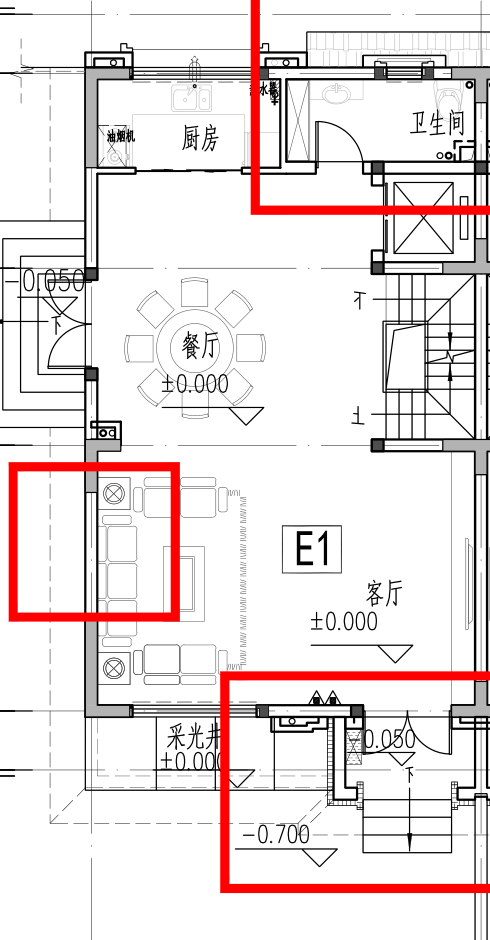
#> input picture drawings/输入01_别墅一层平面图.png, 490 x 940 px, found by its file name
$ python analyze1.py
#> lines starting #> are read from the running program, lines starting #| are printed output that depends on the picture; long printed decimals are rounded
# -*- coding: utf-8 -*-
import numpy as np
from PIL import Image

def load(p):
    im = Image.open(p).convert('L')
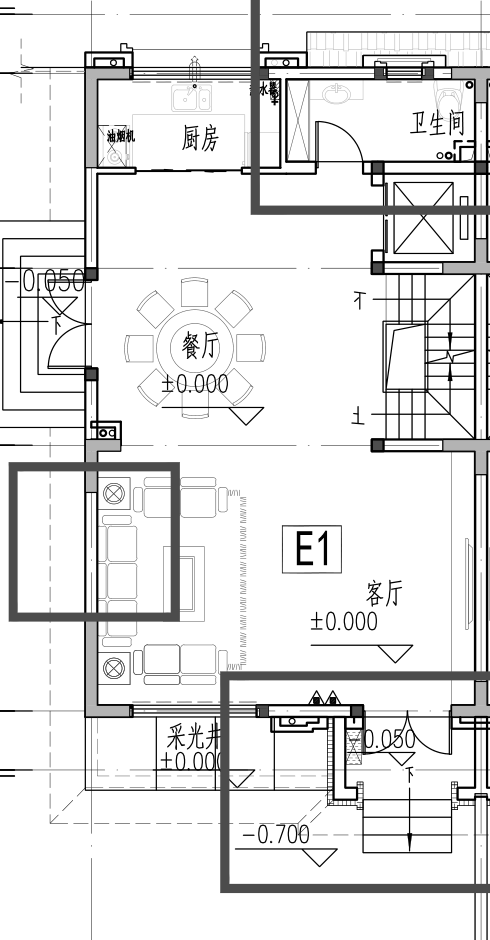
#> im: PIL image 490x940 L; min 0, max 255, mean 229.3
#| shape (940, 490)
    return np.array(im)

def dark_cols(a, y0, y1, thresh=120, min_frac=0.6):
    """columns that are dark for >=min_frac of rows in band"""
    band = a[y0:y1, :]
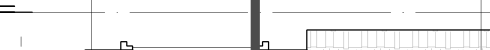
#> band: shape (50, 490); min 0, max 255, mean 242.9
    frac = (band < thresh).mean(axis=0)
    idx = np.where(frac >= min_frac)[0]
#> idx = [251, 252, 253, 254, 255, 256, 257, 258, 259]
    # group
    groups = []
    if len(idx):
        s = idx[0]; p = idx[0]
#> after `s = idx[0]`: s = 251
#> after `p = idx[0]`: p = 251
        for x in idx[1:]:
            if x - p > 2:
                groups.append((s, p, frac[s:p+1].max()))
                s = x
            p = x
        groups.append((s, p, frac[s:p+1].max()))
    return groups

def dark_rows(a, x0, x1, thresh=120, min_frac=0.6):
    band = a[:, x0:x1]
    frac = (band < thresh).mean(axis=1)
    idx = np.where(frac >= min_frac)[0]
    groups = []
    if len(idx):
        s = idx[0]; p = idx[0]
        for y in idx[1:]:
            if y - p > 2:
                groups.append((s, p, frac[s:p+1].max()))
                s = y
            p = y
        groups.append((s, p, frac[s:p+1].max()))
    return groups

p1 = r'D:\图片\留存记录\文章\火山\202609Seed-2.1-pro约稿\参考资料\图纸\挑选\输入01_别墅一层平面图.png'
a = load(p1)
print('shape', a.shape)

# vertical grid lines show in top margin y 5..50 and bottom margin y 890..935
print('== top margin vertical lines ==')
for g in dark_cols(a, 2, 52, min_frac=0.5): print(g)
#> this loop made 1 pass
#> g on pass 1: (251, 259, 1)
#| (251, 259, 1.0)
print('== bottom margin vertical lines ==')
for g in dark_cols(a, 888, 938, min_frac=0.5): print(g)
#> in dark_cols (call 2), `band = a[y0:y1, :]`:
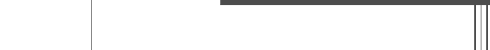
#> band: shape (50, 490); min 74, max 255, mean 243.3
#> in dark_cols (call 2), `idx = np.where(frac >= min_frac)[0]`: idx = [474, 475, 486, 487]
#> in dark_cols (call 2), `s = idx[0]`: s = 474
#> this loop made 2 passes
#> g on passes 1 to 2: (474, 475, 1), (486, 487, 1)
#| (474, 475, 1.0)
#| (486, 487, 1.0)
# horizontal grid lines in left margin x 2..85
print('== left margin horizontal lines ==')
for g in dark_rows(a, 2, 85, min_frac=0.5): print(g)
#> in dark_rows, `band = a[:, x0:x1]`:
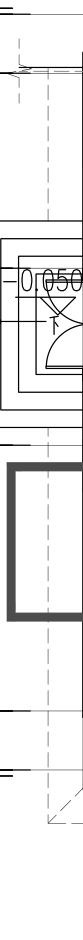
#> band: shape (940, 83); min 0, max 255, mean 238
#> in dark_rows, `s = idx[0]`: s = 67
#> this loop made 15 passes
#> g on passes 1 to 12: (67, 67, 0.771), (220, 221, 1), (238, 238, 0.988), (256, 256, 0.795), (273, 274, 0.627), (279, 282, 0.554), (297, 297, 0.747), (321, 321, 0.627), (366, 366, 0.506), (374, 374, 0.59), (392, 392, 0.795), (409, 410, 1)
#| (67, 67, 0.7711)
#| (220, 221, 1.0)
#| (238, 238, 0.988)
#| (256, 256, 0.7952)
#| (273, 274, 0.6265)
#| (279, 282, 0.5542)
#| (297, 297, 0.747)
#| (321, 321, 0.6265)
#> (further printed lines are left out)
print('== right margin horizontal lines ==')
for g in dark_rows(a, 470, 489, min_frac=0.5): print(g)
#> this loop made 16 passes
#> g on passes 1 to 12: (31, 32, 1), (66, 67, 1), (102, 102, 0.737), (160, 174, 1), (206, 214, 1), (238, 239, 0.737), (273, 274, 1), (439, 439, 1), (474, 474, 0.737), (672, 681, 1), (716, 717, 1), (722, 723, 1)
#| (31, 32, 1.0)
#| (66, 67, 1.0)
#| (102, 102, 0.7368)
#| (160, 174, 1.0)
#| (206, 214, 1.0)
#| (238, 239, 0.7368)
#| (273, 274, 1.0)
#| (439, 439, 1.0)
#> (further printed lines are left out)

$ run again, with drawings/输入02_别墅二层平面图.png copied over drawings/输入01_别墅一层平面图.png
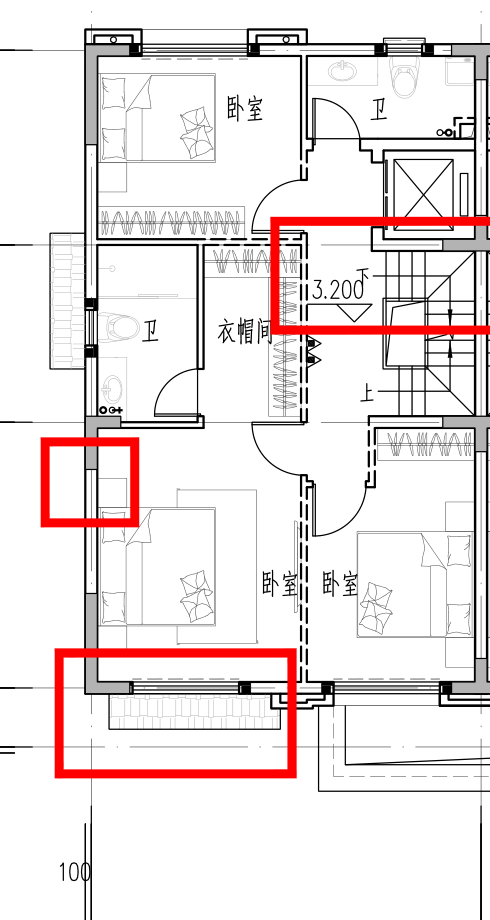
#> input picture drawings/输入02_别墅二层平面图.png, 490 x 920 px, found by its file name
#| shape (920, 490)
#> in dark_cols (call 2), `band = a[y0:y1, :]`:
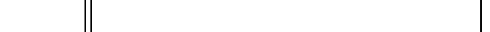
#> band: shape (32, 490); min 0, max 255, mean 252.4
#> in dark_cols (call 2), `idx = np.where(frac >= min_frac)[0]`: idx = [85, 90, 91, 480, 481]
#> in dark_cols (call 2), `s = idx[0]`: s = 85
#> the loop `for g in dark_cols(a, 888, 938, min_frac=0.5): print(g)` made 3 passes
#> g on passes 1 to 3: (85, 85, 1), (90, 91, 1), (480, 481, 1)
#> (printed output is left out)
#> in dark_rows, `band = a[:, x0:x1]`:
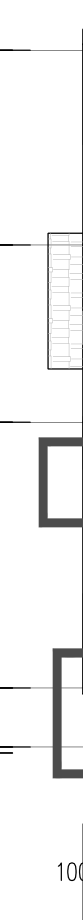
#> band: shape (920, 83); min 0, max 255, mean 243.2
#> in dark_rows, `idx = np.where(frac >= min_frac)[0]`: idx = [438, 439, 440, 441, 442, 443, 444, 445, 519, 520, 521, 522, 523, 524, 525, 526]
#> in dark_rows, `s = idx[0]`: s = 438
#> the loop `for g in dark_rows(a, 2, 85, min_frac=0.5): print(g)` made 2 passes
#> g on passes 1 to 2: (438, 445, 0.53), (519, 526, 0.53)
#> (printed output is left out)
#> the loop `for g in dark_rows(a, 470, 489, min_frac=0.5): print(g)` made 14 passes
#> g on passes 1 to 8: (43, 44, 1), (79, 79, 0.737), (215, 225, 1), (250, 251, 1), (326, 333, 1), (415, 416, 1), (451, 451, 0.737), (658, 658, 0.737)
#> (printed output is left out)
